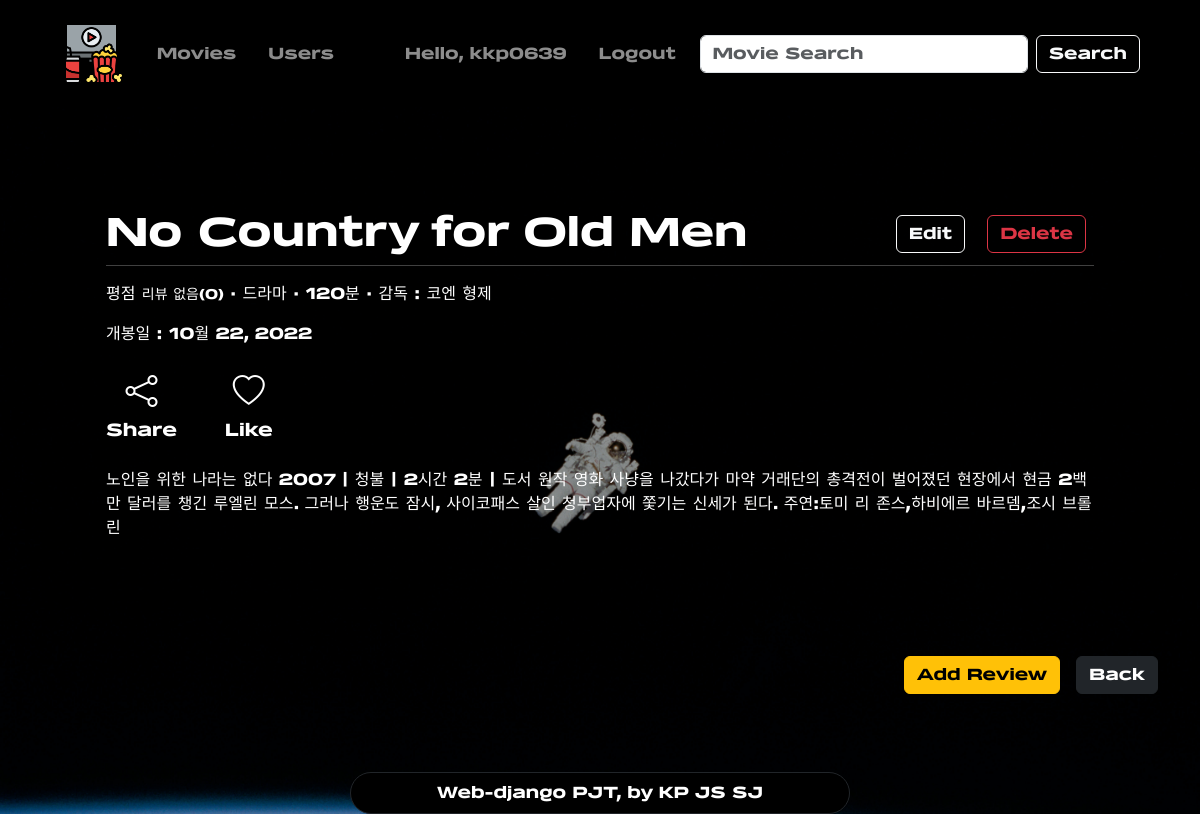
/movie/11 (signed in), run on an earlier commit of the app's database.
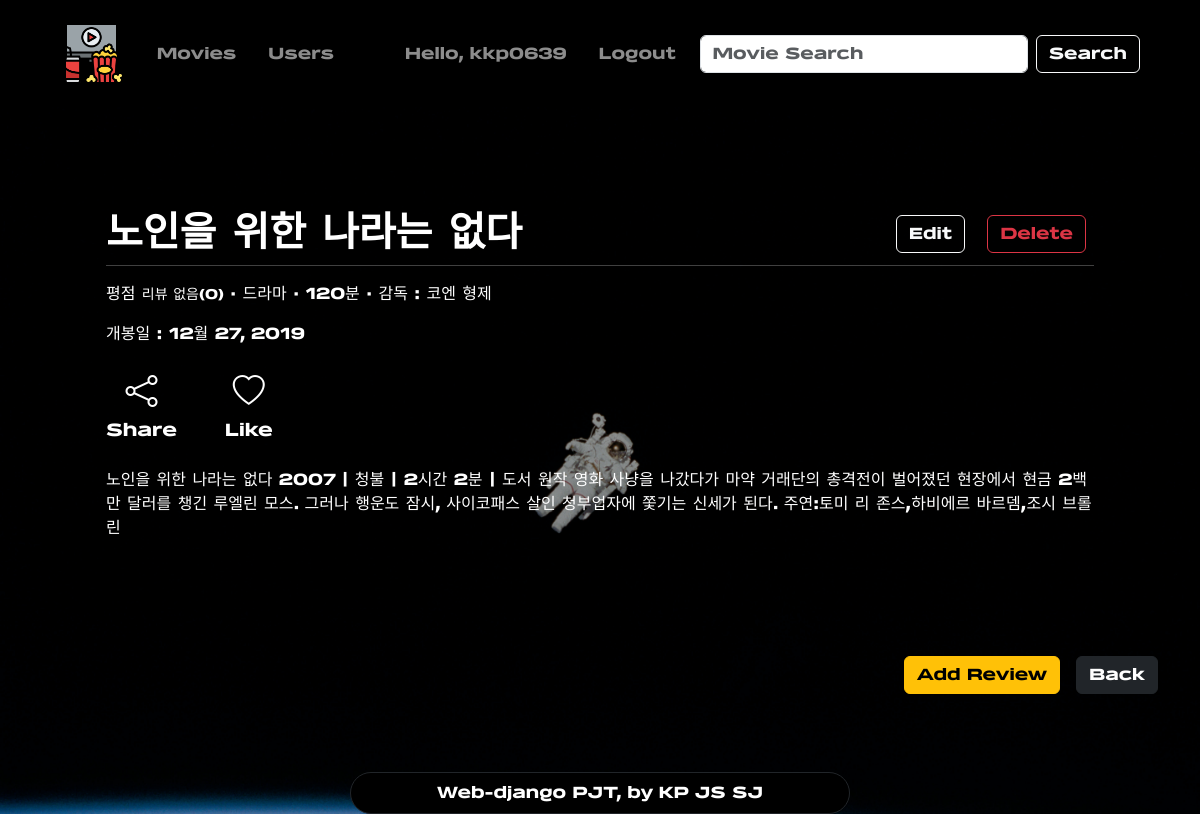
And on a later commit of the database.
### accounts/models.py (models this page shows)
class User(AbstractUser):
    pass

### articles/models.py (models this page shows)
class Movie(models.Model):
    title = models.CharField(max_length=30)
    summary = models.TextField()
    director = models.CharField(max_length=20)
    runningtime = models.IntegerField(default=50)
    releasedate = models.DateField(null=True)
    genrelist = (
        ("SF", "SF"),
        ("드라마", "드라마"),
        ("액션", "액션"),
        ("모험", "모험"),
        ("판타지", "판타지"),
        ("멜로", "멜로"),
        ("코미디", "코미디"),
        ("느와르", "느와르"),
        ("히어로", "히어로"),
        ("공포", "공포"),
        ("하이틴", "하이틴"),
    )
    jenre = MultiSelectField(
        choices=genrelist,
        min_choices=1,
        max_choices=3,
    )
    image = ProcessedImageField(
        blank=True,
        upload_to="images/",
        processors=[ResizeToFill(720, 480)],
        format="JPEG",
        options={"quality": 100},
    )
    thumbnail = ProcessedImageField(
        upload_to="images/",
        blank=True,
        processors=[ResizeToFill(700, 1000)],
        format="JPEG",
        options={"quality": 80},
    )

### articles/views.py (the view, shortened to what this page needs)
# urls.py: path("movie/<int:movie_pk>", views.moviedetail, name="moviedetail"),  # 영화 상세보기
@login_required
def moviedetail(request, movie_pk):
    reviews = Review.objects.filter(movie=movie_pk)
    movie = Movie.objects.get(pk=movie_pk)
    grade = reviews.aggregate(avg=Avg("grade"))
    cnt = reviews.count()
    avg = "리뷰 없음"
    star = ""
    context = {
        "movie": movie,
        "reviews": reviews,
        "star": star,
        "avg": avg,
        "cnt": cnt,
    }
    return render(request, "articles/moviedetail.html", context)

### articles/templates/articles/moviedetail.html (shortened to what this page needs)
{% extends 'base.html' %}
{% load static %}
{% load django_bootstrap5 %}
{% block content %}
<div class="container my-5">
  <div class="review-back py-1 px-5 rounded-4">
    <section class="my-5 d-flex justify-content-center">
      <div class="container mx-1">
        <div class="d-flex justify-content-between align-items-center">
          <h1 class="text-white fw-bolder m-0">{{ movie.title }}</h1>
          <div>
            <a class=" btn btn-outline-light m-2" href="{% url 'articles:movie_update' movie.pk %}">Edit</a>
            <a class=" btn btn-outline-danger m-2" href=" {% url 'articles:movie_delete' movie.pk %} ">Delete</a>
          </div>
        </div>
        <hr class=" mt-1 text-white">
        <p class="text-white">
          <span>평점
            <span class="small">{{ avg }}({{ cnt }})</span>
          </span>
          <span>·</span>
          <span>{{ movie.jenre }}</span>
          <span>·</span>
          <span>{{ movie.runningtime }}분</span>
          <span>·</span>
          <span>감독 :
            {{ movie.director }}</span>
        </p>
        <p class="text-white">
          <span>개봉일 :
            {{ movie.releasedate }}</span>
        </p>
        <div class="d-flex">
          <div class="text-center me-5 my-2">
            <a class="p-0 btn btn-lg border-0 text-white" href="">
              <span class="bi bi-share fs-2"></span>
              <p class="small">Share</p>
            </a>
          </div>
          <div class="text-center me-4 my-2">
            <a class="p-0 btn btn-lg border-0 text-white" href="">
              <span class="bi bi-heart fs-2"></span>
              <p class="small">Like</p>
            </a>
          </div>
        </div>
        <p class="text-white">{{ movie.summary }}</p>
      </div>
    </section>
  </div>
  <div class="d-flex justify-content-end mb-4 mt-5">
    <a class="btn btn-warning" href="{% url 'articles:create' movie.pk %}">Add Review</a>
    <a class="btn btn-dark ms-3" href="{% url 'articles:index' %}">Back</a>
  </div>
</div>
{% endblock content %}

### templates/base.html (shortened to what this page needs)
{% load static %}
{% load django_bootstrap5 %}
<!DOCTYPE html>
<html lang="en">
<head>
  {% bootstrap_css %}
  <link rel="stylesheet" href="https://cdn.jsdelivr.net/npm/bootstrap-icons@1.9.1/font/bootstrap-icons.css">
  <link rel="stylesheet" href="{% static 'css/style.css' %}" type="text/css">
</head>
<body class="background-img">
  <nav class="navbar navbar-expand-lg navbar-dark bg-black py-3">
    <div class="container-fluid w-100">
      <a class="navbar-brand ms-5" href="{% url 'articles:index' %}">
        <img class="" src="{% static 'images/logo.png' %}" alt="logo" height="65">
      </a>
      <div class="collapse navbar-collapse" id="navbarSupportedContent">
        <ul class="navbar-nav me-auto mb-2 mb-lg-0">
          <li class="nav-item mx-2">
            <a class="nav-link" href="{% url 'articles:index' %}">Movies</a>
          </li>
          <li class="nav-item mx-2">
            <a class="nav-link" href="{% url 'accounts:userlist' %}">Users</a>
          </li>
        </ul>
        {% if user.is_authenticated %}
        <ul class="navbar-nav">
          <li class="nav-item mx-2">
            <a class="nav-link" href="{% url 'accounts:profile' user.pk %}">Hello,
              {{ request.user.username }}</a>
          </li>
          <a class="nav-link mx-2" href="{% url 'accounts:logout' %}">Logout</a>
        </ul>
        {% endif %}
        <form class="d-flex me-5" role="search" method="GET" action="{% url 'articles:search' %}">
          <input class="form-control mx-2" type="search" placeholder="Movie Search" name="search" aria-label="Search">
          <button class="btn btn-outline-light" type="submit">Search</button>
        </form>
      </div>
    </div>
  </nav>
  {% block content %}{% endblock %}
  <footer class="text-center">
    <div class="position-fixed bottom-0 w-100 d-flex justify-content-center">
      <div class="bg-black py-2 col-5 rounded-5 border border-dark">
        <p class="text-white m-0">Web-django PJT, by KP JS SJ</p>
      </div>
    </div>
    <div class="m-5">
      <br>
    </div>
  </footer>
</body>
</html>

### static/css/style.css (style rules this page uses)
body { width: 100vw; height: auto; font-family: "belgro"; background-image: url("../images/universe.jpg"); background-repeat: no-repeat; background-size: cover; }
.review-back { background-color: rgba(0, 0, 0, 0.396); }

What changed in the data, as far as the page shows it:
changed Movie "드라마": title "No Country for Old Men" → "노인을 위한 나라는 없다"; releasedate "10월 22, 2022" → "12월 27, 2019"
